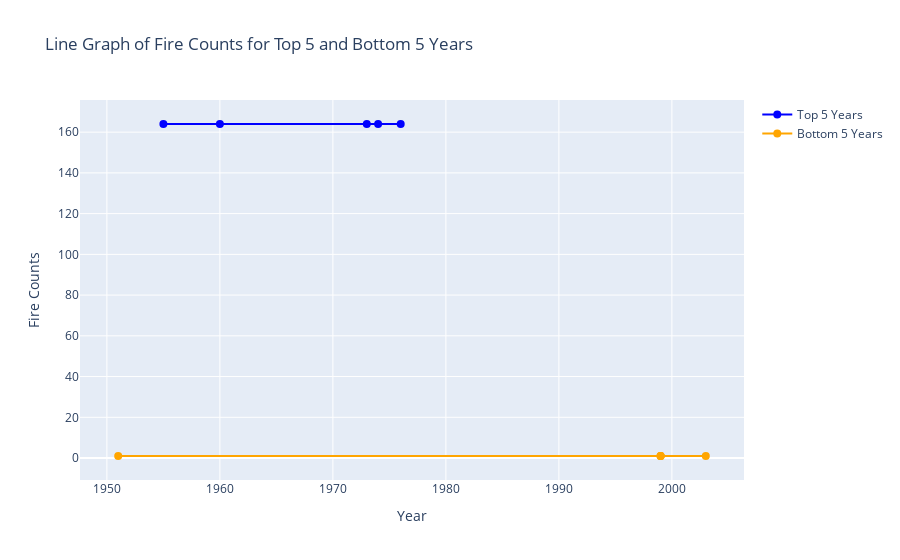

The code cell stored with this chart in its notebook:
### Code cell
import plotly.graph_objects as go

# Sort the DataFrame by 'Fire_Counts' column in descending order
sorted_df = merged_df.sort_values(by='Fire_Counts')

# Extract the top 5 and bottom 5 years with highest and lowest fire counts
top_5_years = sorted_df.tail(5)
bottom_5_years = sorted_df.head(5)

# Create traces for line plot
trace_top = go.Scatter(
    x=top_5_years['YEAR'],
    y=top_5_years['Fire_Counts'],
    name='Top 5 Years',
    mode='lines+markers',
    line=dict(color='blue', width=2),
    marker=dict(color='blue', size=8)
)

trace_bottom = go.Scatter(
    x=bottom_5_years['YEAR'],
    y=bottom_5_years['Fire_Counts'],
    name='Bottom 5 Years',
    mode='lines+markers',
    line=dict(color='orange', width=2),
    marker=dict(color='orange', size=8)
)

# Create layout
layout = go.Layout(
    title='Line Graph of Fire Counts for Top 5 and Bottom 5 Years',
    xaxis=dict(title='Year'),
    yaxis=dict(title='Fire Counts'),
    showlegend=True
)

# Create figure
fig = go.Figure(data=[trace_top, trace_bottom], layout=layout)

# Show the plot
fig.show()

### Figure 1 — Plotly figure (JSON) as saved in the notebook; plotly's stock layout.template omitted (floating-point values rounded to 4 significant figures)
{"data": [{"line": {"color": "blue", "width": 2}, "marker": {"color": "blue", "size": 8}, "mode": "lines+markers", "name": "Top 5 Years", "type": "scatter", "x": [1955, 1974, 1973, 1976, 1960], "y": [164, 164, 164, 164, 164]}, {"line": {"color": "orange", "width": 2}, "marker": {"color": "orange", "size": 8}, "mode": "lines+markers", "name": "Bottom 5 Years", "type": "scatter", "x": [1951, 1999, 1999, 2003, 1999], "y": [1, 1, 1, 1, 1]}], "layout": {"showlegend": true, "title": {"text": "Line Graph of Fire Counts for Top 5 and Bottom 5 Years"}, "xaxis": {"title": {"text": "Year"}}, "yaxis": {"title": {"text": "Fire Counts"}}}}
